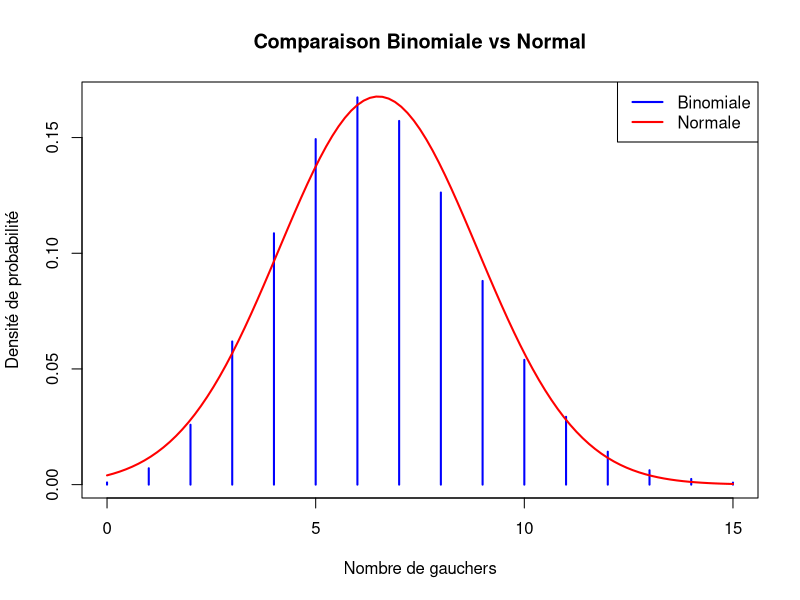

Reproduce this figure in R.
# https://github.com/BreizhHardware/TD-R/tree/main/TP_estimateurs

# 1. Quelle est la loi de F et montrer qu'elle peut être approchée par une loi normale dont on donnera les paramètres

# Paramètres
n <- 50  # taille de l'échantillon
p <- 0.13  # proportion de gauchers

# Loi exacte : Binomiale(n,p)
# F ~ B(50, 0.13)

cat("Loi de F : F ~ B(50, 0.13)\n")

# Paramètres de l'approximation normale
mu <- n * p  # moyenne
sigma <- sqrt(n * p * (1-p))  # écart-type

cat("Paramètres de l'approximation normale :\n")
cat("μ =", round(mu, 2), "\n")
cat("σ =", round(sigma, 2), "\n")

# Visualisation de la comparaison
x <- 0:15
plot(x, dbinom(x, n, p),
     type = "h",
     lwd = 2,
     col = "blue",
     main = "Comparaison Binomiale vs Normal",
     xlab = "Nombre de gauchers",
     ylab = "Densité de probabilité")

# Superposition de la courbe normale
curve(dnorm(x, mean = mu, sd = sigma),
      add = TRUE,
      col = "red",
      lwd = 2)

legend("topright",
       legend = c("Binomiale", "Normale"),
       col = c("blue", "red"),
       lwd = 2)

# 2. Calculer la probabilité d'observer plus de 5 gauchers dans l'échanƟllon de façon exacte puis
# approchée.

# Paramètres
n <- 50
p <- 0.13
mu <- n * p
sigma <- sqrt(n * p * (1-p))

# Calcul exact avec la loi binomiale
# P(F > 5) = 1 - P(F ≤ 5)
proba_exacte <- 1 - pbinom(5, n, p)

# Calcul approché avec la loi normale
# Avec correction de continuité : P(F > 5) = P(F ≥ 6) = P(F > 5.5)
proba_approx <- 1 - pnorm(5.5, mu, sigma)

# Affichage des résultats
cat("Probabilité exacte P(F > 5):", round(proba_exacte, 4), "\n")
cat("Probabilité approchée P(F > 5):", round(proba_approx, 4), "\n")